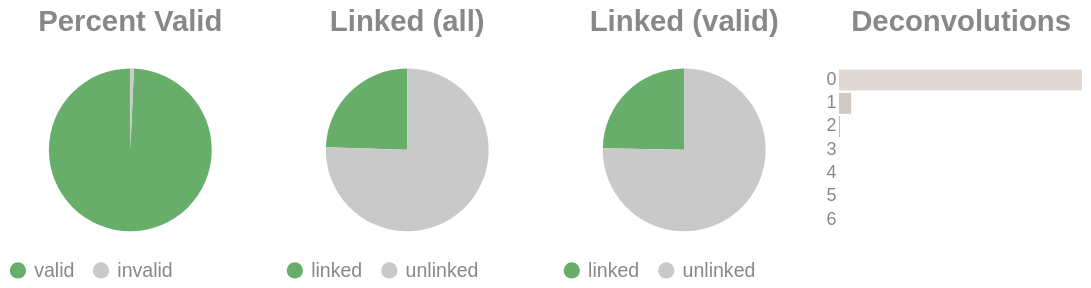

Notebook code for this chart:
### Code cell
if SKIPLR:
    pass
else:
    clash = Counter()
    for i in valids['molecule'].to_list():
        _mol = i.split("-")
        if len(_mol) == 1:
            clash.update('0')
        else:
            clash.update(_mol[-1])

    _d = {"deconvolutions": [], 'count': []}
    for k,v in clash.items():
        _d['deconvolutions'].append(k)
        _d['count'].append(v)

    tot_valid = valids['reads'].sum()
    mask = valids['reads'] >= 2
    n_linked_reads = valids.filter(mask)['reads'].sum()
    if n_linked_reads == 0:
        print_html("No linked molecules (>=2 reads) were detected; skipping linked-only distributions.")
        SKIPLR = True
    else:
        perc_valid = round(tot_valid / n_reads, 4)
        linked_perc_abs = round(n_linked_reads / n_reads, 4)
        linked_perc = round(n_linked_reads / tot_valid, 4)

    _valid = pl.DataFrame({"valids": ['valid', 'invalid'], "count": [tot_valid, n_reads - tot_valid]})
    _linked_abs = pl.DataFrame({"linked (absolute)": ['linked', 'unlinked'], "count": [n_linked_reads, n_reads - n_linked_reads]})
    _linked_rel = pl.DataFrame({"linked (valids)": ['linked', 'unlinked'], "count": [n_linked_reads, tot_valid - n_linked_reads]})

    (
        alt.hconcat(
            piechart(_valid, goodval = 'valid', title = "Percent Valid"),
            piechart(_linked_abs, goodval = "linked", title =  "Linked (all)"),
            piechart(_linked_rel, goodval = "linked", title =  "Linked (valid)"),
            convolutionbar(pl.DataFrame(_d), title = "Deconvolutions"),
            center = True,
            bounds = 'flush'
        )
        .resolve_scale(color='independent')
        .resolve_legend('independent')
        .properties(usermeta={'embedOptions': {"actions": False}})
    ).display()

### Figure 1 — Vega-Lite specification as saved in the notebook (floating-point values rounded to 4 significant figures)
{"width": "container", "height": 400, "config": {"title": {"anchor": "start", "dy": -15, "fontSize": 18, "color": "#888888", "subtitleColor": "#888888", "subtitleFontSize": 14}, "arc": {"fill": "#0072B2"}, "axis": {"domainColor": "#888888", "domainWidth": 0.5, "gridWidth": 0.2, "grid": false, "titleFontWeight": 400, "titleFontSize": 15, "labelFontSize": 11, "labelColor": "#888888", "tickColor": "#888888", "tickWidth": 0.2, "titleColor": "#888888"}, "axisBand": {"grid": false}, "axisX": {"grid": true, "tickSize": 10, "domainCap": "round"}, "axisY": {"domain": false, "grid": true, "tickSize": 0, "domainCap": "round"}, "background": "transparent", "header": {"labelFontSize": 15, "labelColor": "#888888", "titleFontSize": 15, "titleFontWeight": 600, "titleColor": "#888888"}, "legend": {"labelFont": "sans-serif", "labelFontSize": 12, "labelColor": "#888888", "symbolSize": 100, "symbolType": "circle", "titleFontSize": 12, "titlePadding": 10, "titleColor": "#888888", "title": null}, "range": {"category": ["#E69F00", "#56B4E9", "#009E73", "#F0E442", "#0072B2", "#D55E00", "#CC79A7", "#000000"], "diverging": ["#cfe8f3", "#a2d4ec", "#73bfe2", "#46abdb", "#1696d2", "#12719e"]}, "area": {"fill": "#0072B2", "fillOpacity": 0.7, "line": true, "strokeOpacity": 0.7}, "line": {"color": "#0072B2", "stroke": "#0072B2", "strokeWidth": 2}, "trail": {"color": "#0072B2", "stroke": "#0072B2", "strokeWidth": 0, "size": 1}, "point": {"filled": true, "fillOpacity": 1.0, "size": 95}, "text": {"color": "#888888", "fontSize": 11, "align": "right", "fontWeight": 400, "size": 11}, "bar": {"fill": "#0072B2", "stroke": null}, "view": {"stroke": null, "continuousWidth": 660, "continuousHeight": 400}}, "hconcat": [{"data": {"name": "data-19ff756524f347a4291f34e485256cf4"}, "mark": {"type": "arc"}, "encoding": {"color": {"field": "valids", "legend": {"orient": "bottom", "title": null}, "scale": {"domain": ["valid", "invalid"], "range": ["#68ae6b", "#C9C9C9"]}, "title": "Valids", "type": "nominal"}, "theta": {"field": "count", "type": "quantitative"}, "tooltip": [{"field": "valids", "title": "Valids", "type": "ordinal"}, {"field": "percent", "format": ".2%", "title": "Percent", "type": "quantitative"}, {"field": "count", "title": "Count", "type": "quantitative"}]}, "height": 100, "title": {"text": "Percent Valid", "align": "center", "anchor": "middle"}, "transform": [{"calculate": "datum.count / 6730551", "as": "percent"}], "width": 150}, {"data": {"name": "data-365d04cc36c5acb819e07bf30e27316c"}, "mark": {"type": "arc"}, "encoding": {"color": {"field": "linked (absolute)", "legend": {"orient": "bottom", "title": null}, "scale": {"domain": ["linked", "unlinked"], "range": ["#68ae6b", "#C9C9C9"]}, "title": "Linked (Absolute)", "type": "nominal"}, "theta": {"field": "count", "type": "quantitative"}, "tooltip": [{"field": "linked (absolute)", "title": "Linked (Absolute)", "type": "ordinal"}, {"field": "percent", "format": ".2%", "title": "Percent", "type": "quantitative"}, {"field": "count", "title": "Count", "type": "quantitative"}]}, "height": 100, "title": {"text": "Linked (all)", "align": "center", "anchor": "middle"}, "transform": [{"calculate": "datum.count / 6730551", "as": "percent"}], "width": 150}, {"data": {"name": "data-33ea9c665ed7e496c4c34939e5c4e4cd"}, "mark": {"type": "arc"}, "encoding": {"color": {"field": "linked (valids)", "legend": {"orient": "bottom", "title": null}, "scale": {"domain": ["linked", "unlinked"], "range": ["#68ae6b", "#C9C9C9"]}, "title": "Linked (Valids)", "type": "nominal"}, "theta": {"field": "count", "type": "quantitative"}, "tooltip": [{"field": "linked (valids)", "title": "Linked (Valids)", "type": "ordinal"}, {"field": "percent", "format": ".2%", "title": "Percent", "type": "quantitative"}, {"field": "count", "title": "Count", "type": "quantitative"}]}, "height": 100, "title": {"text": "Linked (valid)", "align": "center", "anchor": "middle"}, "transform": [{"calculate": "datum.count / 6682904", "as": "percent"}], "width": 150}, {"data": {"name": "data-9bf7e3bc8b7aeae1f76cf86bddaa91a4"}, "mark": {"type": "bar"}, "encoding": {"color": {"field": "deconvolutions", "legend": null, "scale": {"scheme": "lightgreyred"}, "type": "nominal"}, "tooltip": [{"field": "deconvolutions", "title": "Deconvolutions", "type": "ordinal"}, {"field": "percent", "format": ".2%", "title": "Percent", "type": "quantitative"}, {"field": "count", "title": "Count", "type": "quantitative"}], "x": {"axis": null, "field": "count", "type": "quantitative"}, "y": {"field": "deconvolutions", "sort": "ascending", "title": null, "type": "nominal"}}, "height": 100, "title": {"text": "Deconvolutions", "align": "center", "anchor": "middle"}, "transform": [{"calculate": "datum.count / 5770200", "as": "percent"}], "width": 150}], "bounds": "flush", "center": true, "resolve": {"legend": {"angle": "independent"}, "scale": {"color": "independent"}}, "usermeta": {"embedOptions": {"actions": false}}, "$schema": "https://vega.github.io/schema/vega-lite/v6.1.0.json", "datasets": {"data-19ff756524f347a4291f34e485256cf4": [{"valids": "valid", "count": 6682904}, {"valids": "invalid", "count": 47647}], "data-365d04cc36c5acb819e07bf30e27316c": [{"linked (absolute)": "linked", "count": 1649569}, {"linked (absolute)": "unlinked", "count": 5080982}], "data-33ea9c665ed7e496c4c34939e5c4e4cd": [{"linked (valids)": "linked", "count": 1649569}, {"linked (valids)": "unlinked", "count": 5033335}], "data-9bf7e3bc8b7aeae1f76cf86bddaa91a4": [{"deconvolutions": "0", "count": 5470267}, {"deconvolutions": "1", "count": 274683}, {"deconvolutions": "2", "count": 22608}, {"deconvolutions": "3", "count": 2326}, {"deconvolutions": "4", "count": 279}, {"deconvolutions": "5", "count": 33}, {"deconvolutions": "6", "count": 4}]}}
